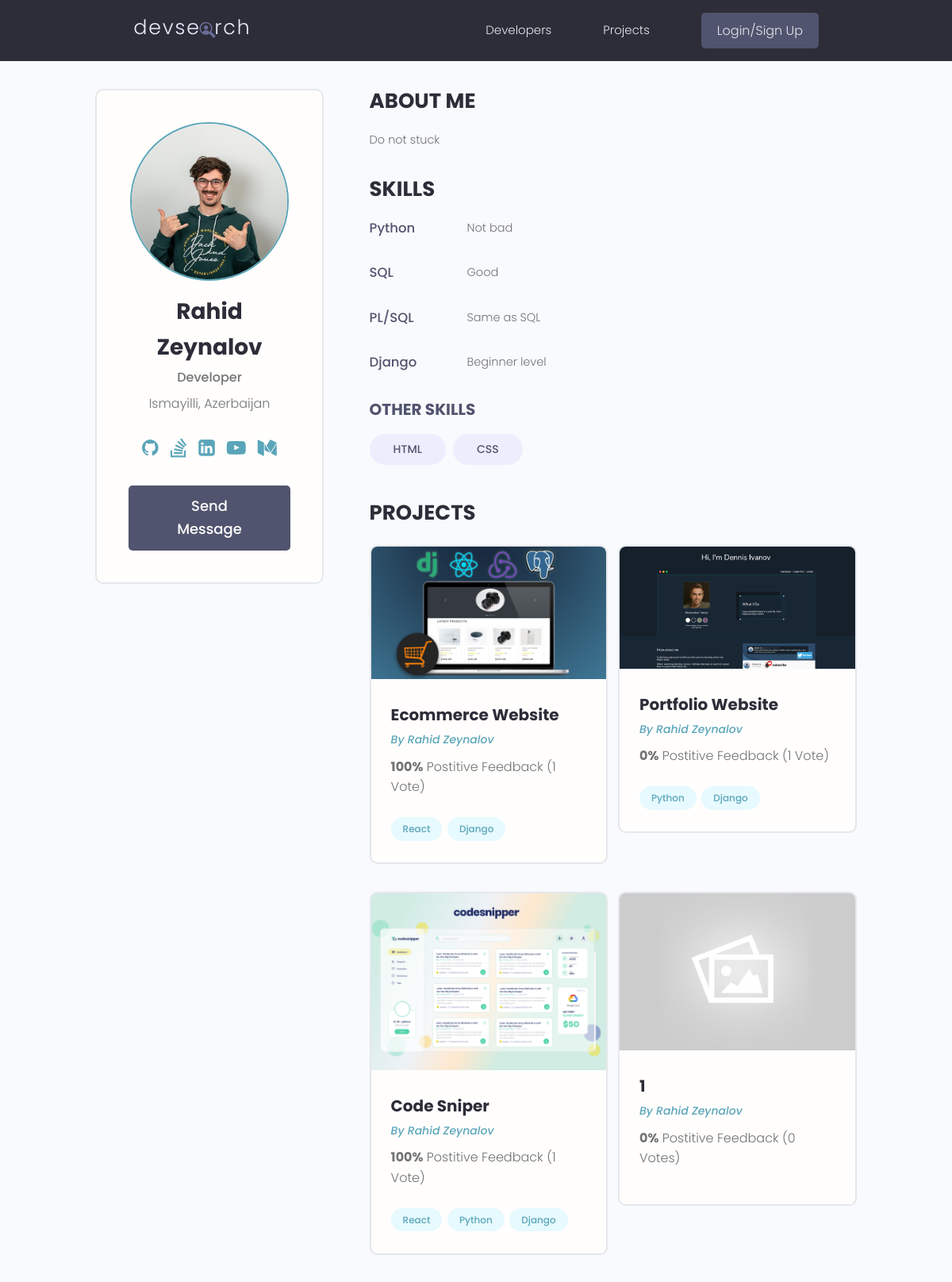
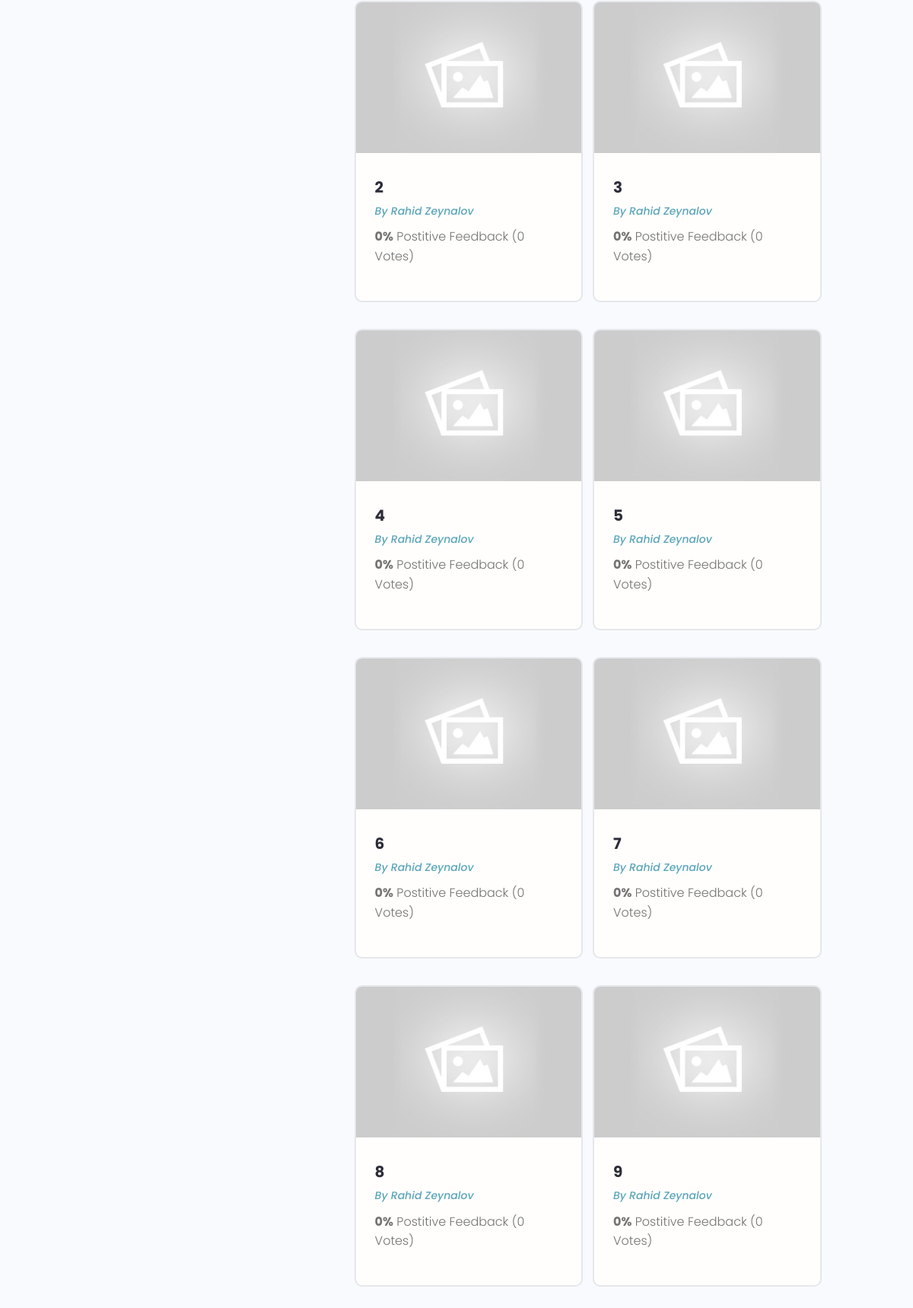
The app's page /profile/9e13f607-5f01-47e5-90af-cad489bcbb37 with its own data (2 pictures, top to bottom).
### users/models.py (models this page shows, shortened)
class Profile(models.Model):
    user = models.OneToOneField(User, on_delete=models.CASCADE, null=True, blank=True)
    name = models.CharField(max_length=150, null=True, blank=True)
    email = models.EmailField(max_length=150, null=True, blank=True)
    username = models.CharField(max_length=150, null=True, blank=True)
    location = models.CharField(max_length=150, null=True, blank=True)
    short_intro = models.CharField(max_length=200, null=True, blank=True)
    bio = models.TextField(null=True, blank=True)
    profile_image = models.ImageField(null=True, blank=True, upload_to='profiles/', default="profiles/users-default.png")
    social_github = models.CharField(max_length=150, null=True, blank=True)
    social_stackoverflow = models.CharField(max_length=150, null=True, blank=True)
    social_linkedin = models.CharField(max_length=150, null=True, blank=True)
    social_youtube = models.CharField(max_length=150, null=True, blank=True)
    social_medium = models.CharField(max_length=150, null=True, blank=True)
    created = models.DateTimeField(auto_now_add=True, null=True, blank=True)
    id = models.UUIDField(default=uuid.uuid4, unique=True, primary_key=True, editable=False)
    class Meta:
        ordering =['created']

class Skill(models.Model):
    owner = models.ForeignKey(Profile, on_delete=models.CASCADE, null=True, blank=True)
    name = models.CharField(max_length=150, null=True, blank=True)
    description = models.TextField(null=True, blank=True)
    created = models.DateTimeField(auto_now_add=True, null=True, blank=True)
    id = models.UUIDField(default=uuid.uuid4, unique=True, primary_key=True, editable=False)

### projects/models.py (models this page shows, shortened)
class Project(models.Model):
    owner = models.ForeignKey(Profile, null=True, blank=True, on_delete=models.SET_NULL)
    title = models.CharField(max_length=200)
    description = models.TextField(null=True, blank=True)
    featured_image = models.ImageField(null=True, blank=True, default='default.jpg')
    demo_link = models.CharField(max_length=2000, null=True, blank=True)
    source_link = models.CharField(max_length=2000, null=True, blank=True)
    tags = models.ManyToManyField(Tag, blank=True)
    vote_total = models.IntegerField(default=0, null=True, blank=True)
    vote_ratio = models.IntegerField(default=0, null=True, blank=True)
    created = models.DateTimeField(auto_now_add=True, null=True, blank=True)
    id = models.UUIDField(default=uuid.uuid4, unique=True, primary_key=True, editable=False)
    class Meta:
        ordering = ['created']

class Tag(models.Model):
    name = models.CharField(max_length=200)
    created = models.DateTimeField(auto_now_add=True, null=True, blank=True)
    id = models.UUIDField(default=uuid.uuid4, unique=True, primary_key=True, editable=False)
    def __str__(self) -> str:
        return self.name

### users/views.py (the view)
# urls.py: path('profile/<str:pk>', views.userProfile, name="user-profile"),
def userProfile(request,pk):
    profile = Profile.objects.get(id=pk)
    topSkills = profile.skill_set.exclude(description__exact="")
    otherSkills = profile.skill_set.filter(description="")
    context = {'profile':profile, 'topSkills':topSkills, 'otherSkills':otherSkills}
    return render(request, 'users/user-profile.html', context)

### users/templates/users/user-profile.html
{% extends 'main.html' %}
{% block content %}
<main class="profile my-md">
    <div class="container">
        <div class="layout">
            <div class="column column--1of3">
                <div class="card text-center">
                    <div class="card__body dev">
                        <img class="avatar avatar--xl" src="{{profile.profile_image.url}}" />
                        <h2 class="dev__name">{{profile.name}}</h2>
                        <p class="dev__title">{{profile.short_intro}}</p>
                        <p class="dev__location">{{profile.location}}</p>
                        <ul class="dev__social">
                            {% if profile.social_github %}
                            <li>
                                <a title="Github" href="{{profile.social_github}}" target="_blank"><i class="fa fa-github" style="font-size:24px"></i></a>
                            </li>
                            {% endif %}
                            {% if profile.social_stackoverflow %}
                            <li>
                                <a title="Stackoverflow" href="{{profile.social_stackoverflow}}" target="_blank"><i class="fa fa-stack-overflow" style="font-size:24px"></i></a>
                            </li>
                            {% endif %}
                            {% if profile.social_linkedin %}
                            <li>
                                <a title="LinkedIn" href="{{profile.social_linkedin}}" target="_blank"><i class="fa fa-linkedin-square" style="font-size:24px"></i></a>
                            </li>
                            {% endif %}
                            {% if profile.social_youtube %}
                            <li>
                                <a title="Youtube" href="{{profile.social_youtube}}" target="_blank"><i class="fa fa-youtube-play" style="font-size:24px"></i></a>
                            </li>
                            {% endif %}
                            {% if profile.social_medium %}
                            <li>
                                <a title="Medium" href="{{profile.social_medium}}" target="_blank"><i class="fa fa-medium" style="font-size:24px"></i></a>
                            </li>
                            {% endif %}
                        </ul>
                        {% if request.user.profile.id != profile.id %}
                            <a href="{% url 'create-message' profile.id %}" class="btn btn--sub btn--lg">Send Message </a>
                        {% endif %}
                    </div>
                </div>
            </div>
            <div class="column column--2of3">
                <div class="devInfo">
                    <h3 class="devInfo__title">About Me</h3>
                    <p class="devInfo__about">
                       {{profile.bio}}
                    </p>
                </div>
                <div class="devInfo">
                    <h3 class="devInfo__title">Skills</h3>
                    <div class="devInfo__skills">
                        {% for skill in topSkills %}
                        <div class="devSkill">
                            <h4 class="devSkill__title">{{skill.name}}</h4>
                            <p class="devSkill__info">
                                {{skill.description}}
                            </p>
                        </div>
                        {% endfor %}
                        <h3 class="devInfo__subtitle">Other Skills</h3>
                        <div class="devInfo__otherSkills">
                            {% for skill in otherSkills %}
                            <span class="tag tag--pill tag--sub tag--lg">
                                <small>{{skill.name}}</small>
                            </span>
                            {% endfor %}
                        </div>
                    </div>
                </div>
                <div class="devInfo">
                    <h3 class="devInfo__title">Projects</h3>
                    <div class="grid grid--two">
                        {% for project in profile.project_set.all %}
                        <div class="column">
                            <div class="card project">
                                <a href="{% url 'project' project.id %}" class="project">
                                    <img class="project__thumbnail" src="{{project.featured_image.url}}"
                                        alt="project thumbnail" />
                                    <div class="card__body">
                                        <h3 class="project__title">{{project.title}}</h3>
                                        <p><a class="project__author" href="{% url 'user-profile' project.owner.id %}">By {{project.owner.name}}</a></p>
                                        <p class="project--rating">
                                            <span style="font-weight: bold;">{{project.vote_ratio}}%</span> Postitive
                                            Feedback ({{project.vote_total}} Vote{{project.vote_total|pluralize:"s"}})
                                        </p>
                                        <div class="project__tags">
                                            {% for tag in project.tags.all %}
                                            <span class="tag tag--pill tag--main">
                                                <small>{{tag}}</small>
                                            </span>
                                            {% endfor %}
                                        </div>
                                    </div>
                                </a>
                            </div>
                        </div>
                        {% endfor %}
                    </div>
                </div>
            </div>
        </div>
    </div>
</main>
{% endblock content %}

### static/styles/app.css (style rules this page uses)
:root { --color-sub: #2d2d39; }
.btn--sub { background-color: var(--color-sub-light); }
.card { border: 2px solid var(--color-light); }
img { width: 100%; }
.profile .card > .dev { padding: 4rem; }
.dev__name { color: var(--color-sub); font-size: 2.8rem; font-weight: 700; margin-top: 1rem; margin-bottom: 0.5rem; }
.dev__title { font-size: 1.6rem; font-weight: 500; line-height: 1.3; }
.dev__location { margin-top: 1rem; }
.dev__social { margin: 3rem 0; list-style: none; display: flex; justify-content: center; gap: 1.5rem; }
.devInfo { margin-bottom: 3rem; }
.devInfo__title, .devInfo__subtitle { font-size: 2.6rem; color: var(--color-sub); text-transform: uppercase; font-weight: 700; margin-bottom: 1.5rem; }
.devInfo__subtitle { font-size: 2rem; color: var(--color-sub-light); }
.devInfo__about, .devSkill__info { font-size: 1.45rem; line-height: 1.7; text-align: justify; }
.devSkill { margin-bottom: 3rem; }
.devSkill__title { font-size: 1.65rem; font-weight: 500; color: var(--color-sub-light); }
@media screen and (min-width: 700px) { .devSkill { display: flex; justify-content: space-between; gap: 3rem; } }
@media screen and (min-width: 700px) { .devSkill__info { flex-basis: 80%; } }
.project__author { font-size: 1.4rem; font-style: italic; }
.project--rating { margin-bottom: 1.6em; margin-top: .5em; }
.project__thumbnail { object-fit: cover; object-position: top center; }
.project__title { font-size: 2rem; font-weight: 700; color: var(--color-sub); }

### static/uikit/styles/modules/_variables.css (style rules this page uses)
:root { --color-main: #5aa5b9; --color-main-light: #e6faff; --color-sub: #3f4156; --color-sub-light: #51546e; --color-sub-lighter: #ededfd; --color-text: #737373; --color-gray: #8b8b8b; --color-light: #e5e7eb; --color-light-gray: #767676; --color-bg: #f8fafd; --color-white: #fffefd; --color-white-light: #f3f3f3; --color-success: #359e64; --color-success-bg: #def8e8; --color-error: #fc4b0b; --color-error-bg: #fff2ee; --font-base: 'Poppins', arial, helvetica, 'Segoe UI', roboto, ubuntu, sans-serif; --font-monospace: 'Fira Code', 'Courier New', courier, monospace; --font-regular: 300; --font-medium: 500; --font-bold: 700; --generic-shadow: 1px 1px 5px #00000010; --generic-transition: all 0.3s ease-in-out; }

### static/uikit/styles/modules/_base.css (style rules this page uses)
* { margin: 0; padding: 0; box-sizing: border-box; text-rendering: optimizeLegibility; color: inherit; font-size: inherit; }
html { font-size: 50%; }
@media only screen and (min-width: 480px) { html { font-size: 56.25%; } }
@media only screen and (min-width: 1200px) { html { font-size: 62.5%; } }
body { line-height: 1.6; font-weight: 400; font-size: 1.5rem; color: var(--color-text); background-color: var(--color-bg); min-height: 100vh; }

### static/uikit/styles/modules/_typography.css (style rules this page uses)
* { font-family: var(--font-base); }
h2 { font-size: 3.6rem; font-weight: var(--font-bold); }
h3 { font-size: 3.2rem; font-weight: var(--font-medium); }
h4 { font-size: 2.8rem; font-weight: var(--font-medium); }
p, span, strong { font-size: 1.6rem; color: var(--color-text); font-weight: var(--font-regular); }
a { padding-bottom: 2px; text-decoration: none; display: inline-block; color: var(--color-main); font-weight: var(--font-medium); }

### static/uikit/styles/modules/_utilities.css (style rules this page uses)
.container { width: 92%; max-width: 165rem; margin: 0 auto; box-sizing: border-box; }
@media screen and (min-width: 1000px) { .container { width: 90%; } }
@media screen and (min-width: 1200px) { .container { width: 80%; } }
.text-center { text-align: center; }
.my-md { margin: 3rem auto; }

### static/uikit/styles/modules/_avatar.css (style rules this page uses)
.avatar { border-radius: 50%; border: 2px solid var(--color-main); object-fit: cover; }
.avatar--xl { height: 20rem; width: 20rem; }

### static/uikit/styles/modules/_button.css (style rules this page uses)
.btn { display: inline-block; position: relative; cursor: pointer; background-color: var(--color-light); font-weight: var(--font-medium); color: var(--color-sub); text-decoration: none; padding: 1rem 2rem; border-radius: 0.5rem; border: none; width: -webkit-fit-content; width: -moz-fit-content; width: fit-content; height: -webkit-fit-content; height: -moz-fit-content; height: fit-content; font-size: 1.6rem; outline-width: 0; outline-color: transparent; -webkit-backface-visibility: hidden; backface-visibility: hidden; transition: all 0.3s ease-in-out; }
.btn--sub { background-color: var(--color-sub); color: var(--color-white); }
.btn--lg { font-size: 1.8rem; padding: 1.2rem 4.5rem; }

### static/uikit/styles/modules/_card.css (style rules this page uses)
.card { border-radius: 1rem; background-color: var(--color-white); border: 1.5px solid var(--color-light); width: auto; height: auto; margin-top: 0.5rem; margin-bottom: 0.5rem; overflow: hidden; }
.card__body, .card__header { padding: 2rem 2.5rem; }

### records on screen
Profile: profile_image (picture), name "Rahid Zeynalov", short_intro "Developer", location "Ismayilli, Azerbaijan", bio "Do not stuck"
Skill: name "Python", description "Not bad"
Skill: name "SQL", description "Good"
Skill: name "PL/SQL", description "Same as SQL"
Skill: name "Django", description "Beginner level"
Skill: name "HTML"
Skill: name "CSS"
Project: featured_image (picture), title "Ecommerce Website", owner.name "Rahid Zeynalov", vote_ratio "100", vote_total "1"
Tag: name "React"
Tag: name "Django"
Project: featured_image (picture), title "Portfolio Website", owner.name "Rahid Zeynalov", vote_ratio "0", vote_total "1"
Tag: name "Python"
Project: featured_image (picture), title "Code Sniper", owner.name "Rahid Zeynalov", vote_ratio "100", vote_total "1"
Project: featured_image (placeholder picture), title "1", owner.name "Rahid Zeynalov", vote_ratio "0", vote_total "0"
Project: featured_image (placeholder picture), title "2", owner.name "Rahid Zeynalov", vote_ratio "0", vote_total "0"
Project: featured_image (placeholder picture), title "3", owner.name "Rahid Zeynalov", vote_ratio "0", vote_total "0"
Project: featured_image (placeholder picture), title "4", owner.name "Rahid Zeynalov", vote_ratio "0", vote_total "0"
Project: featured_image (placeholder picture), title "5", owner.name "Rahid Zeynalov", vote_ratio "0", vote_total "0"
Project: featured_image (placeholder picture), title "6", owner.name "Rahid Zeynalov", vote_ratio "0", vote_total "0"
Project: featured_image (placeholder picture), title "7", owner.name "Rahid Zeynalov", vote_ratio "0", vote_total "0"
Project: featured_image (placeholder picture), title "8", owner.name "Rahid Zeynalov", vote_ratio "0", vote_total "0"
Project: featured_image (placeholder picture), title "9", owner.name "Rahid Zeynalov", vote_ratio "0", vote_total "0"
